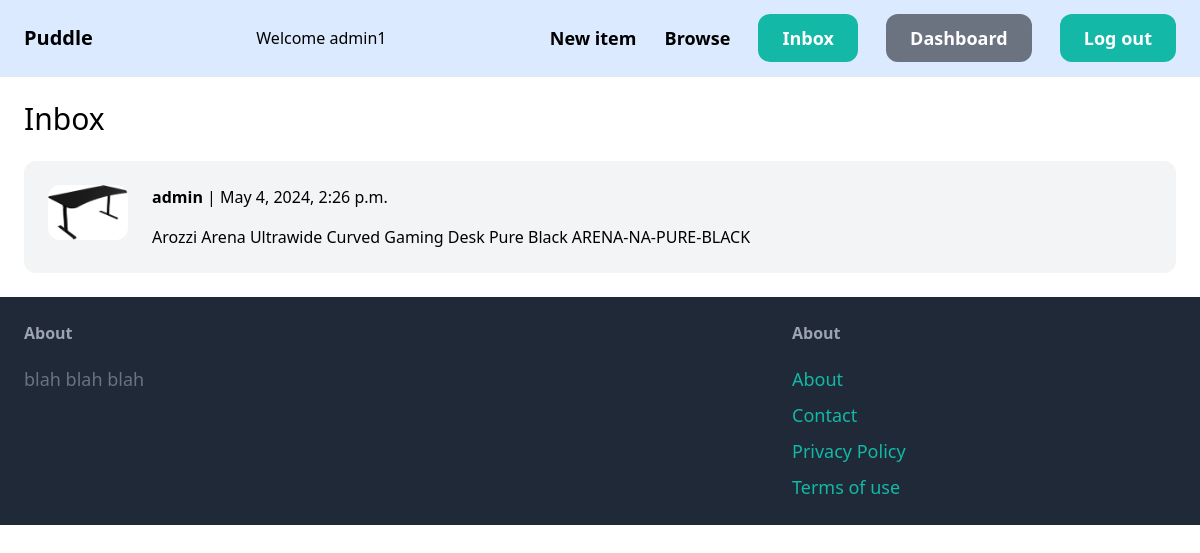
/conversation/inbox/ (signed in), run on the app's committed database.
### conversation/models.py (models this page shows)
class Conversation(models.Model):
    item = models.ForeignKey(Item, related_name="conversations", on_delete=models.CASCADE)
    members = models.ManyToManyField(User,related_name="conversations")
    created_at = models.DateTimeField(auto_now_add=True)
    modified_at = models.DateTimeField(auto_now_add=True)
    class Meta:
        ordering = ('-modified_at',)

### item/models.py (models this page shows, shortened)
class Item(models.Model):
    category = models.ForeignKey(Category, related_name='items', on_delete=models.CASCADE)
    name = models.CharField(max_length=255)
    description = models.TextField(blank=True, null=True)
    price = models.FloatField()
    image = models.ImageField(upload_to='item_images',height_field=None, width_field=None, max_length=100)
    is_sold = models.BooleanField(default=False)
    created_by = models.ForeignKey(User, related_name='items', on_delete=models.CASCADE)
    created_at = models.DateTimeField(auto_now_add=True)

### conversation/views.py (the view)
# urls.py: path('inbox/', inbox, name="inbox"),
@login_required
def inbox(request):
    conversations = Conversation.objects.filter(members__in=[request.user.id])
    return render(request, 'Conversation/inbox.html',{
        'conversations' : conversations
    })

### conversation/templates/conversation/inbox.html (shortened to what this page needs)
{% extends 'core/base.html'%}
{% block content%}
<h1 class="mb-6 text-3xl">Inbox</h1>
<div class="space-y-6">
    {% for conversation in conversations%}
        <a href="{% url 'conversation:detail' conversation.id %}" class="block">
            <div class="p-6 flex bg-gray-100 rounded-xl">
                <div class="pr-6 ">
                    <img src="{{conversation.item.image.url}}" class="w-20 rounded-xl">
                </div>
            <div>
                {% for member in conversation.members.all %}
                    {% if member != request.user%}
                        <p class="mb-4 "><strong>{{member.username}}</strong> | {{conversation.modified_at}}</p>
                        <p>{{conversation.item.name}}</p>
                    {% endif%}
                {% endfor %}
            </div>
        </div>
        </a>
    {% endfor %}
</div>
{% endblock %}

### core/templates/core/base.html (shortened to what this page needs)
<!DOCTYPE html>
    <head>
        <script src="https://cdn.tailwindcss.com"></script>
    <body>
        <nav class= "py-6 px-6 flex justify-between items-center border-b border-gray-200 bg-blue-100">
            <a href="/" class="text-xl font-semibold">Puddle</a>
            {% if request.user.is_authenticated %}
            <div>Welcome {{request.user}}</div>
            {% endif %}
            <div class= "space-x-6">
                <a href="{% url 'item:new' %}" class="text-lg font-semibold hover:text-gray-500">New item</a>
                <a href="/" class="text-lg font-semibold hover:text-gray-500">Browse</a>
                {% if request.user.is_authenticated %}
                <a href="{% url 'conversation:inbox' %}" class="px-6 py-3 text-lg font-semibold bg-teal-500 text-white rounded-xl hover:bg-teal-700">Inbox</a>
                <a href="{% url 'dashboard:index' %}" class="px-6 py-3 text-lg font-semibold bg-gray-500 text-white rounded-xl hover:bg-gray-700">Dashboard</a>
                <a href="{% url 'core:logout' %}" class="px-6 py-3 text-lg font-semibold bg-teal-500 text-white rounded-xl hover:bg-red-300">Log out</a>
                {% else %}
                <a href="{% url 'core:signup' %}" class="px-6 py-3 text-lg font-semibold bg-teal-500 text-white rounded-xl hover:bg-teal-700">Sign up</a>
                <a href="{% url 'core:login' %}" class="px-6 py-3 text-lg font-semibold bg-gray-500 text-white rounded-xl hover:bg-gray-700">Login</a>
                {% endif %}
            </div>
        </nav>
        <div class="px-6 py-6">
            {% block content %}{% endblock %}
        </div>
        <footer class= " py-6 px-6 flex justify-between bg-gray-800">
            <div class= "w-2/3 pr-10">
                <h3 class=" mb-5 font-semibold text-gray-400">About</h3>
                <p class= "text-lg text-gray-500">blah blah blah</p>
            </div>
            <div class="w-1/3">
                <h3 class=" mb-5 font-semibold text-gray-400">About</h3>
                <ul class= "space-y-2">
                    <li><a href="#" class= "text-lg text-teal-500 hover:text-teal-700">About</li>
                    <li><a href="{% url 'core:contact' %}" class= "text-lg text-teal-500 hover:text-teal-700">Contact</li>
                    <li><a href="#" class= "text-lg text-teal-500 hover:text-teal-700">Privacy Policy</li>
                    <li><a href="#" class= "text-lg text-teal-500 hover:text-teal-700">Terms of use</li>
                </ul>
            </div>
        </footer>
    </body>
</html>

### data on the page
Conversation: item.image (picture), modified_at "May 4, 2024, 2:26 p.m.", item.name "Arozzi Arena Ultrawide Curved Gaming Desk Pure Black ARENA-NA-PURE-BLACK"

### other printed values
{{ request.user }} "admin1"
{{ member.username }} "admin"
